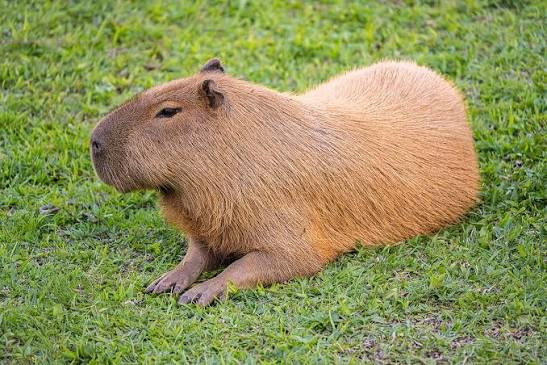
#> input picture kapibara.png, 547 x 365 px
$ python u3-Act5-OpenCV-Practica.py
#> lines starting #> are read from the running program, lines starting #| are printed output that depends on the picture; after the words box and inside, x2 and y2 are one past the last pixel; in counts of white or black regions, pixels touching at a corner belong together

import cv2
import numpy as np
# catherine rascon NC.0072

# Leer la imagen del archivo
image = cv2.imread('kapibara.png')
#> image is the input picture: shape (365, 547, 3); mean B, G, R 90.7, 145.1, 143.7

# Mostrar la imagen en una ventana
cv2.imshow('Imagen original catherine rascon 0072', image)

# Esperar a que se presione una tecla y cerrar la ventana
cv2.waitKey(0)
cv2.destroyAllWindows()

# Cargar la imagen
image = cv2.imread('kapibara.png')

# Convertir a escala de grises
gray_image = cv2.cvtColor(image, cv2.COLOR_BGR2GRAY)
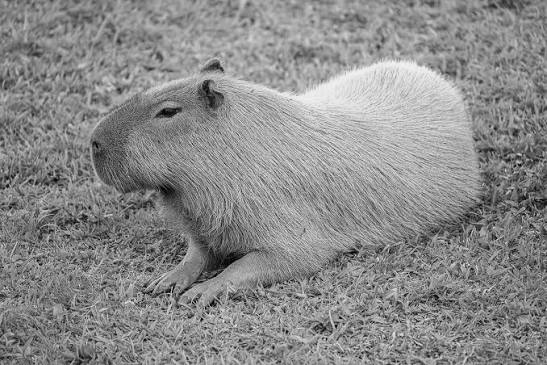
#> gray_image: shape (365, 547); min 0, max 246, mean 138.5

# Guardar la imagen en escala de grises
cv2.imwrite('imagen_gris_0072.jpg', gray_image)

# Cargar la imagen
image = cv2.imread('kapibara.png')

# Redimensionar la imagen a 300x200
resized_image = cv2.resize(image, (300, 200))
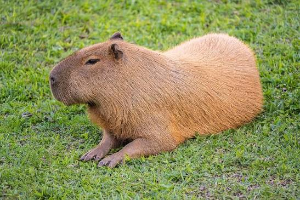
#> resized_image: shape (200, 300, 3); mean B, G, R 90.6, 145, 143.5

# Guardar la imagen redimensionada
cv2.imwrite('redimencionar_img_0072.jpg', resized_image)

# Cargar la imagen
image = cv2.imread('kapibara.png')

# Obtener la altura y el ancho de la imagen
(h, w) = image.shape[:2]
#> h = 365; w = 547

# Definir el centro de la imagen
center = (w // 2, h // 2)
#> center = (273, 182)

# Matriz de rotación
matrix = cv2.getRotationMatrix2D(center, 90, 1.0)
#> matrix = [[6.12e-17, 1, 91], [-1, 6.12e-17, 455]]

# Realizar la rotación
rotated_image = cv2.warpAffine(image, matrix, (w, h))
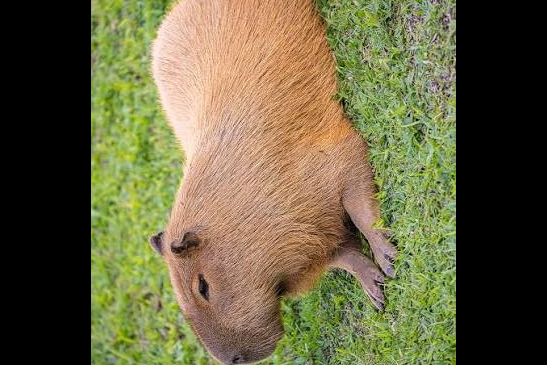
#> rotated_image: shape (365, 547, 3); mean B, G, R 66, 99.2, 104.7

# Guardar la imagen rotada
cv2.imwrite('imagen_rotada_0072.jpg', rotated_image)

# Cargar la imagen
image = cv2.imread('kapibara.png')

# Aplicar desenfoque gaussiano
blured_image = cv2.GaussianBlur(image, (15, 15), 0)
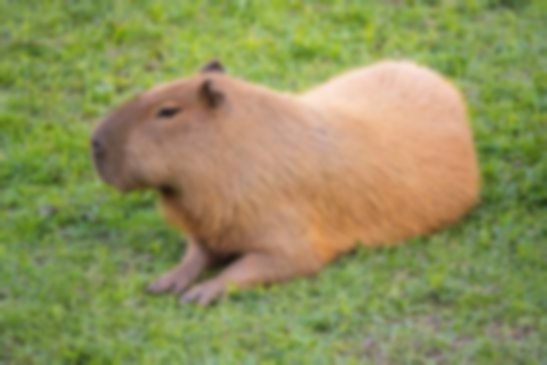
#> blured_image: shape (365, 547, 3); mean B, G, R 90.7, 145.1, 143.7

# Guardar la imagen desenfocada
cv2.imwrite('desenfoque_imagen_0072.jpg', blured_image)

# Cargar la imagen
image = cv2.imread('kapibara.png')

# Convertir a escala de grises
gray_image = cv2.cvtColor(image, cv2.COLOR_BGR2GRAY)

# Aplicar el detector de bordes Canny
edges = cv2.Canny(gray_image, 100, 200)
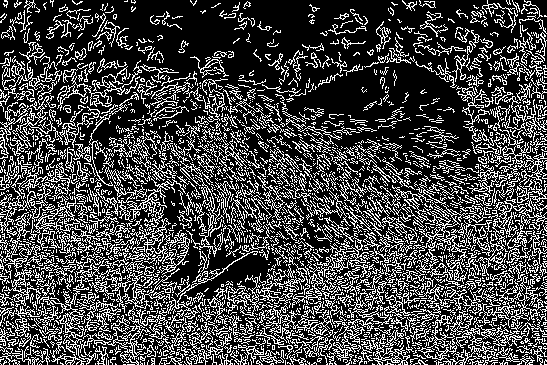
#> edges: shape (365, 547); 27.3% white in thin lines or dots

# Guardar la imagen de bordes
cv2.imwrite('deteccion_bordes_0072.jpg', edges)

# Cargar la imagen
image = cv2.imread('kapibara.png')

# Dibujar un rectángulo
cv2.rectangle(image, (50, 50), (200, 200), (255, 0, 0), 3)

# Agregar texto a la imagen
cv2.putText(image, 'catherine rascon 0072', (60, 40),
            cv2.FONT_HERSHEY_SIMPLEX, 1, (0, 255, 0), 2)

# Guardar la imagen de salida
cv2.imwrite('Agregar_txt_rectangulo_imagen_0072.jpg', image)

# Cargar la imagen
image = cv2.imread('kapibara.png', 0)
#> image: shape (365, 547); min 0, max 250, mean 138.5

# Aplicar umbralización
_, thresh_image = cv2.threshold(image, 127, 255, cv2.THRESH_BINARY)
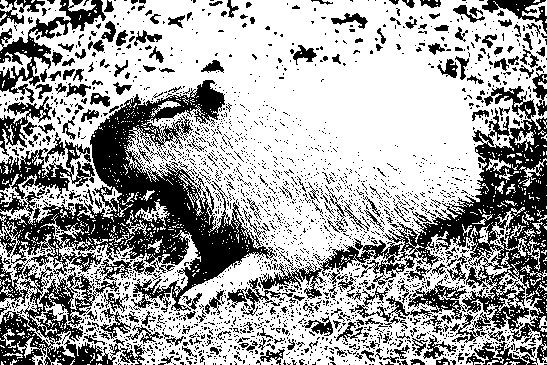
#> thresh_image: shape (365, 547); 64.5% white; 2480 black regions (2241 under 20 px)

# Guardar la imagen umbralizada
cv2.imwrite('Umbral_0072_image.jpg', thresh_image)

# Cargar la imagen
image = cv2.imread('kapibara.png')

# Convertir la imagen a escala de grises
gray_image = cv2.cvtColor(image, cv2.COLOR_BGR2GRAY)

# Encontrar bordes
edges = cv2.Canny(gray_image, 100, 200)

# Encontrar contornos
contours, _ = cv2.findContours(edges, cv2.RETR_EXTERNAL, cv2.CHAIN_APPROX_SIMPLE)
#> contours = 2285 contours, 2099 with area under 20; largest, box (x1, y1, x2, y2) and area: (39, 284, 156, 365) 932, (33, 202, 100, 250) 663, (392, 175, 468, 284) 627, (127, 218, 190, 275) 580, (4, 244, 52, 300) 492

# Dibujar contornos en la imagen original
cv2.drawContours(image, contours, -1, (0, 255, 0), 2)
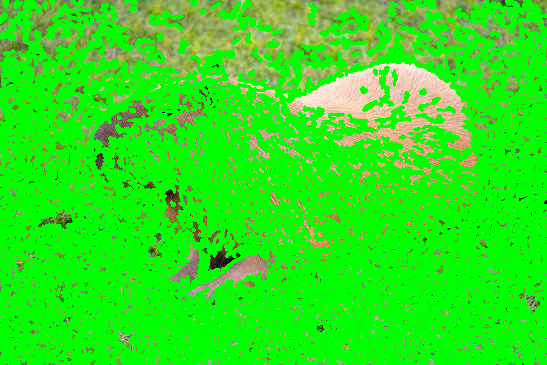
#> image: shape (365, 547, 3); mean B, G, R 26.4, 230.1, 41.7

# Guardar la imagen de salida con contornos
cv2.imwrite('contornos_imagen_0072.jpg', image)

$ run again, with image.png copied over kapibara.png
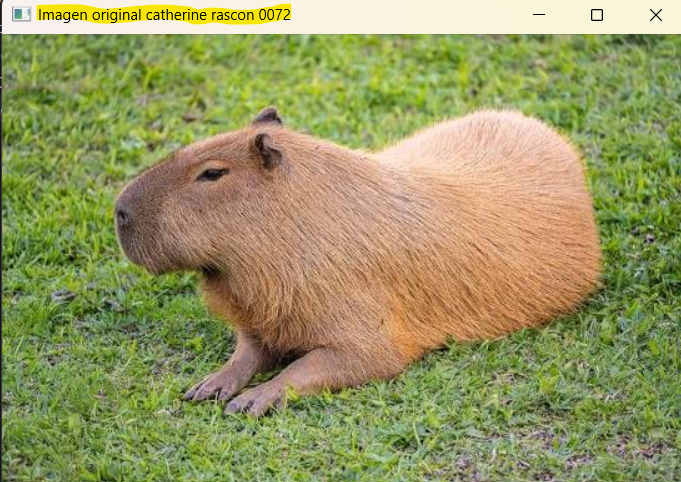
#> input picture image.png, 681 x 482 px
#> image is the input picture: shape (482, 681, 3); mean B, G, R 97.3, 151.1, 150.6
#> `edges = cv2.Canny(gray_image, 100, 200)`:
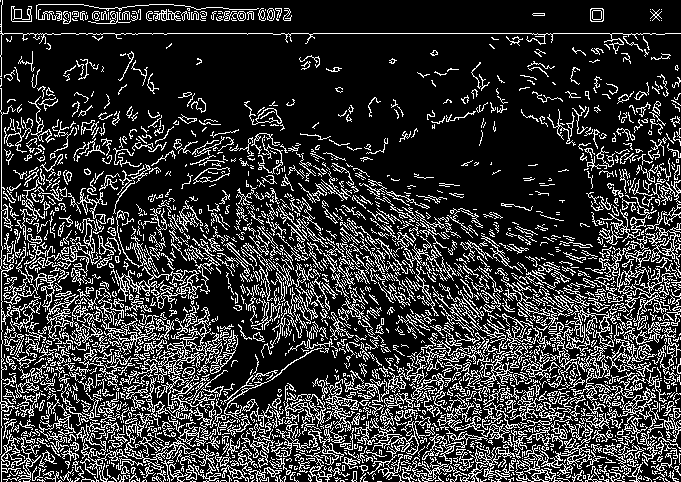
#> edges: shape (482, 681); 20.7% white in thin lines or dots
#> thresh_image: shape (482, 681); 69.8% white; 2232 black regions (1849 under 20 px)
#> contours = 2235 contours, 1965 with area under 20; largest, box (x1, y1, x2, y2) and area: (121, 307, 238, 385) 1190, (617, 261, 677, 330) 702, (515, 425, 605, 482) 650, (607, 387, 674, 462) 487, (645, 223, 681, 262) 486
#> `cv2.drawContours(image, contours, -1, (0, 255, 0), 2)`:
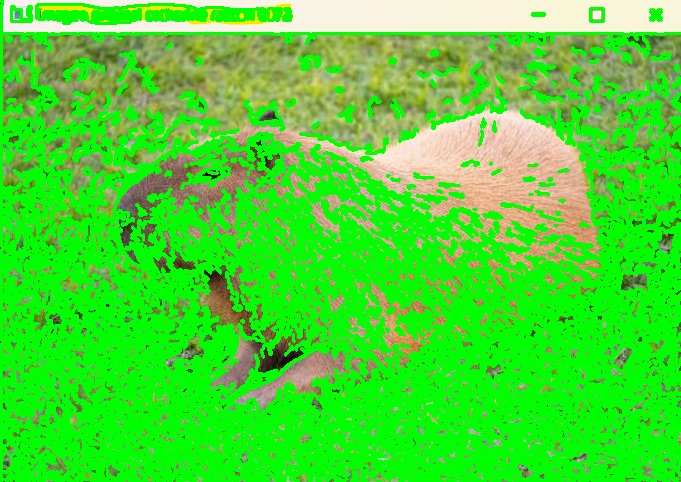
#> image: shape (482, 681, 3); mean B, G, R 48.2, 217.1, 72.1
